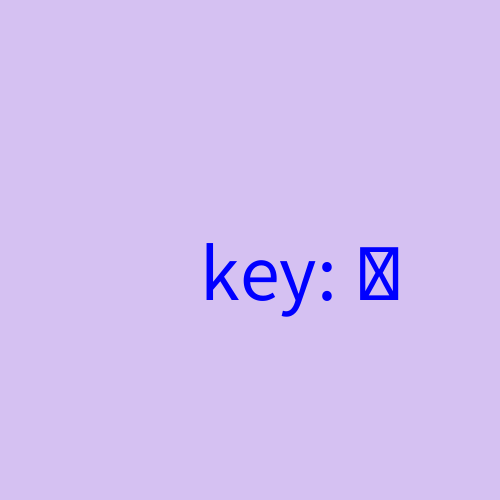
Frame 1 (no input)
Frame 60 (the mouse pressed at the canvas centre just before this capture): identical to frame 1, image omitted
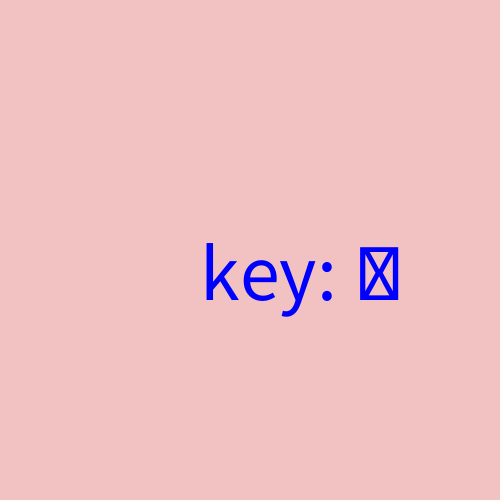
Frame 120 (the mouse held since frame 60 and released just before this capture)

The Processing sketch that drew these frames (run headless with seeded random() and noise(); from frame 60 on, the mouse is pressed at the canvas centre):

// Processing sketch: week02_1_void_setup_void_draw_fill_textSize_text_key
// ── week02_1_void_setup_void_draw_fill_textSize_text_key.pde
//week02_1_void_setup_void_draw_fill_textSize_text_key
//鍵盤的操作，與上週的mouse 結合
//File-Preference 字形放大
void setup(){ //設定的函數
  size(500,500);//視窗大小

}
void draw(){
  if(mousePressed)background(#F2C1C1);
  else background(#D5C1F2);//用Tool-Color選擇器
  fill(0,0,255);//藍色的填充色
  textSize(80);//字的大小
  text("key: " + key,200,300);//注音輸入法關掉，才能收到key
}
